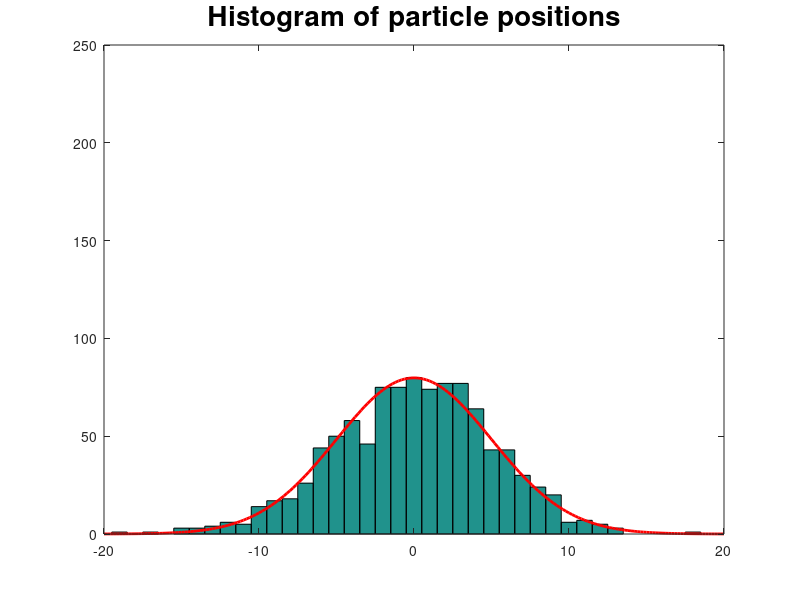
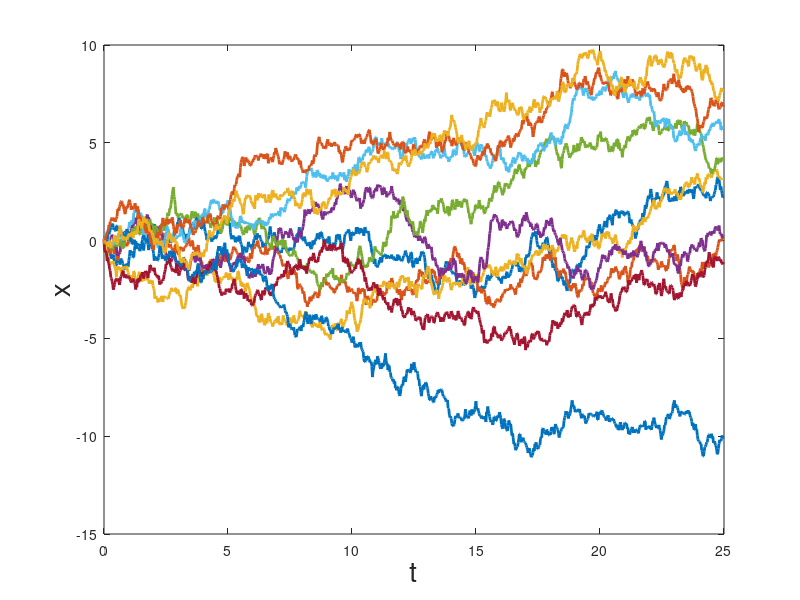
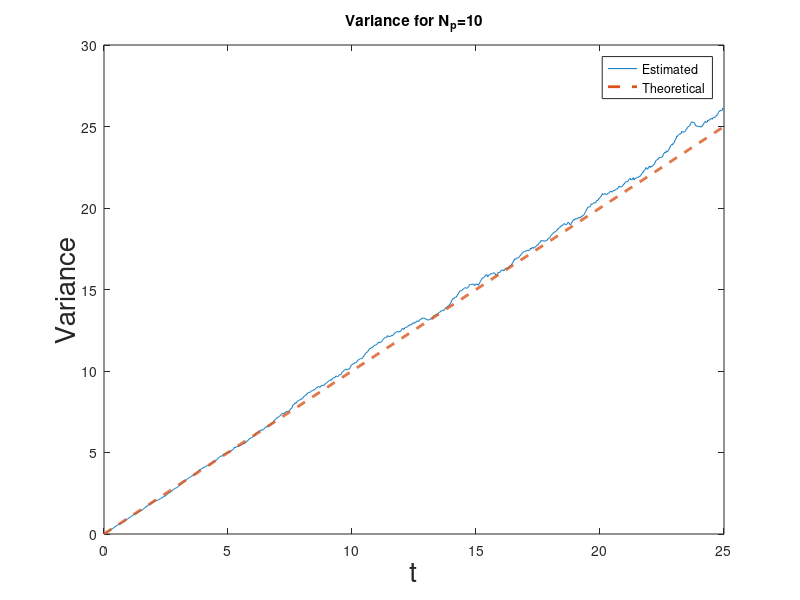

Recreate these plots in MATLAB, in order.
% This is to illustrate diffusion of particles (i.e., Brownian motion)
clear all
close all

Nt = 1000;  %number of time steps
Np = 1000; %number of particles

y = [-100:100]/5;   % y axis to plot the theoretical pdf
bins = [-20:20];    % describe the bins for the histogram


k = 20;           % for plotting histograms evern 20th 
x = zeros(Np,1);    % initial starting positions
X = x;

t = 0;              % initial time =0
T(1) = t;           % Time vetor = 0
v(1) = 0;           % initial variance = 0              




% diffusion parameters
D = 1/2;            % diffusion coefficient
dt = .025;          % time step
diff = sqrt(2*D*dt);% coefficient for dx=diff*N(0,1)


for j = 2:Nt %number of timesteps
    
    x = x + diff*randn(Np,1); % step all particles according to 
                              % x_n+1= x_n + sqrt(dx_n)
    
    X = [X,x];  % make a matrix that contains all paths for all particles
    v(j) = std(x)^2; % compute the variance of the all 
                       % particle positions at every time step
        
    t = t + dt;         % update time
    T(j) = t;          % make a vector to track times

    if(fix(j/k)*k==j) % only plot the histogram every k timesteps
        figure(1)
        
        % plot the histogram of particle positions
        hist(x,bins)
        title('Histogram of particle positions','fontsize',20)
        hold on
        
        % plot the theoretical pdf
        p = Np*exp(-y.^2/(4*D*t))/sqrt(4*pi*D*t);
        plot(y,p,'r','linewidth',2)
        hold off
    end
    
    axis([-20 20 0 Np/4])
    %pause(0.01)
end

% plot the paths
figure(2)
plot(T,X(1:10,:),'linewidth',2)
xlabel('t','fontsize',20)
ylabel('x','fontsize',20)

% plot the estimated and theoretical variance
figure(3)
plot(T,v,T,2*D*T,'--','linewidth',2 )
hold off
xlabel('t','fontsize',20)
ylabel('Variance','fontsize',20)
legend('Estimated', 'Theoretical')
title('Variance for N_p=10')

